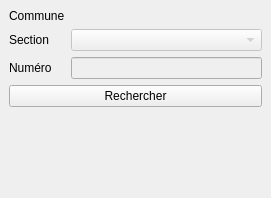
<?xml version="1.0" encoding="UTF-8"?>
<ui version="4.0">
 <class>CommuneCadastreDockWidgetBase</class>
 <widget class="QDockWidget" name="CommuneCadastreDockWidgetBase">
  <property name="geometry">
   <rect>
    <x>0</x>
    <y>0</y>
    <width>271</width>
    <height>198</height>
   </rect>
  </property>
  <property name="windowTitle">
   <string>France Commune Cadastre</string>
  </property>
  <widget class="QWidget" name="dockWidgetContents">
   <layout class="QVBoxLayout" name="verticalLayout">
    <item>
     <layout class="QFormLayout" name="formLayout">
      <item row="0" column="0">
       <widget class="QLabel" name="label">
        <property name="text">
         <string>Commune</string>
        </property>
       </widget>
      </item>
      <item row="1" column="0">
       <widget class="QLabel" name="label_3">
        <property name="text">
         <string>Section</string>
        </property>
       </widget>
      </item>
      <item row="1" column="1">
       <widget class="QComboBox" name="sectionComboBox">
        <property name="enabled">
         <bool>false</bool>
        </property>
       </widget>
      </item>
      <item row="2" column="0">
       <widget class="QLabel" name="label_2">
        <property name="text">
         <string>Numéro</string>
        </property>
       </widget>
      </item>
      <item row="2" column="1">
       <widget class="QLineEdit" name="numeroLineEdit">
        <property name="enabled">
         <bool>false</bool>
        </property>
       </widget>
      </item>
     </layout>
    </item>
    <item>
     <widget class="QPushButton" name="pushButton">
      <property name="text">
       <string>Rechercher</string>
      </property>
     </widget>
    </item>
    <item>
     <widget class="QLabel" name="statusLabel">
      <property name="text">
       <string/>
      </property>
     </widget>
    </item>
    <item>
     <spacer name="verticalSpacer">
      <property name="orientation">
       <enum>Qt::Vertical</enum>
      </property>
      <property name="sizeHint" stdset="0">
       <size>
        <width>20</width>
        <height>40</height>
       </size>
      </property>
     </spacer>
    </item>
   </layout>
  </widget>
 </widget>
 <resources/>
 <connections/>
</ui>
